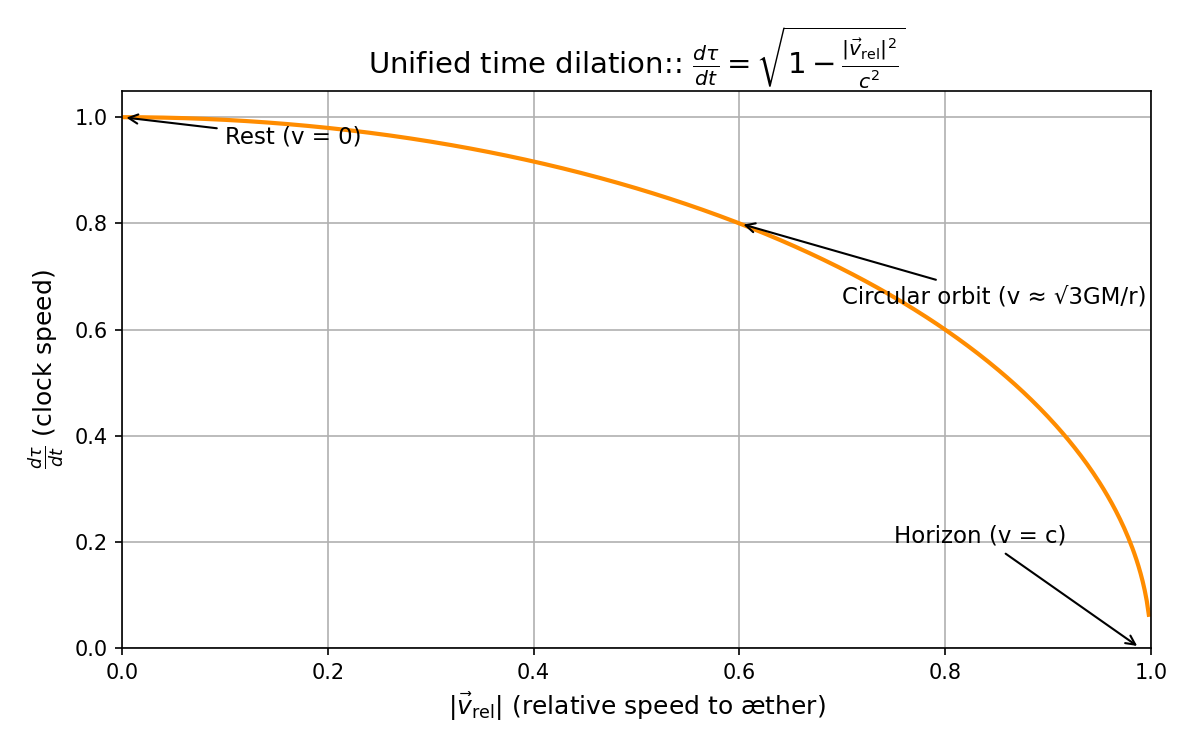

Generate this figure with Python:
import matplotlib
matplotlib.use('TkAgg')  # Ensure it uses Tkinter backend
import numpy as np
import matplotlib.pyplot as plt

# Snelheden van 0 tot c
c = 1  # eenheidslichtsnelheid
v_rel = np.linspace(0, c, 500, endpoint=False)
dil = np.sqrt(1 - v_rel**2 / c**2)

# Plot
fig, ax = plt.subplots(figsize=(8, 5))
ax.plot(v_rel, dil, color='darkorange', linewidth=2)
ax.set_title(r"Universele tijddilatatie: $\frac{d\tau}{dt} = \sqrt{1 - \frac{|\vec{v}_{\mathrm{rel}}|^2}{c^2}}$", fontsize=14)
ax.set_xlabel(r"$|\vec{v}_{\mathrm{rel}}|$ (relatieve snelheid t.o.v. æther)", fontsize=12)
ax.set_ylabel(r"$\frac{d\tau}{dt}$ (kloksnelheid)", fontsize=12)
ax.grid(True)
ax.set_xlim(0, 1)
ax.set_ylim(0, 1.05)

# Annotaties
ax.annotate("Rust (v = 0)", xy=(0, 1), xytext=(0.1, 0.95),
            arrowprops=dict(arrowstyle="->", color='black'), fontsize=11)
ax.annotate("Cirkelbaan (v ≈ √3GM/r)", xy=(0.6, np.sqrt(1 - 0.6**2)),
            xytext=(0.7, 0.65),
            arrowprops=dict(arrowstyle="->", color='black'), fontsize=11)
ax.annotate("Horizon (v = c)", xy=(0.99, 0), xytext=(0.75, 0.2),
            arrowprops=dict(arrowstyle="->", color='black'), fontsize=11)


plt.tight_layout()
import os
script_name = os.path.splitext(os.path.basename(__file__))[0]
filename = f"{script_name}_nl.png"
plt.savefig(filename, dpi=150)  # Save image with high resolution
plt.show()

# Plot
fig, ax = plt.subplots(figsize=(8, 5))
ax.plot(v_rel, dil, color='darkorange', linewidth=2)
ax.set_title(r"Unified time dilation:: $\frac{d\tau}{dt} = \sqrt{1 - \frac{|\vec{v}_{\mathrm{rel}}|^2}{c^2}}$", fontsize=14)
ax.set_xlabel(r"$|\vec{v}_{\mathrm{rel}}|$ (relative speed to æther)", fontsize=12)
ax.set_ylabel(r"$\frac{d\tau}{dt}$ (clock speed)", fontsize=12)
ax.grid(True)
ax.set_xlim(0, 1)
ax.set_ylim(0, 1.05)

# Annotaties
ax.annotate("Rest (v = 0)", xy=(0, 1), xytext=(0.1, 0.95),
            arrowprops=dict(arrowstyle="->", color='black'), fontsize=11)
ax.annotate("Circular orbit (v ≈ √3GM/r)", xy=(0.6, np.sqrt(1 - 0.6**2)),
            xytext=(0.7, 0.65),
            arrowprops=dict(arrowstyle="->", color='black'), fontsize=11)
ax.annotate("Horizon (v = c)", xy=(0.99, 0), xytext=(0.75, 0.2),
            arrowprops=dict(arrowstyle="->", color='black'), fontsize=11)


plt.tight_layout()
import os
script_name = os.path.splitext(os.path.basename(__file__))[0]
filename = f"{script_name}.png"
plt.savefig(filename, dpi=150)  # Save image with high resolution
plt.show()
